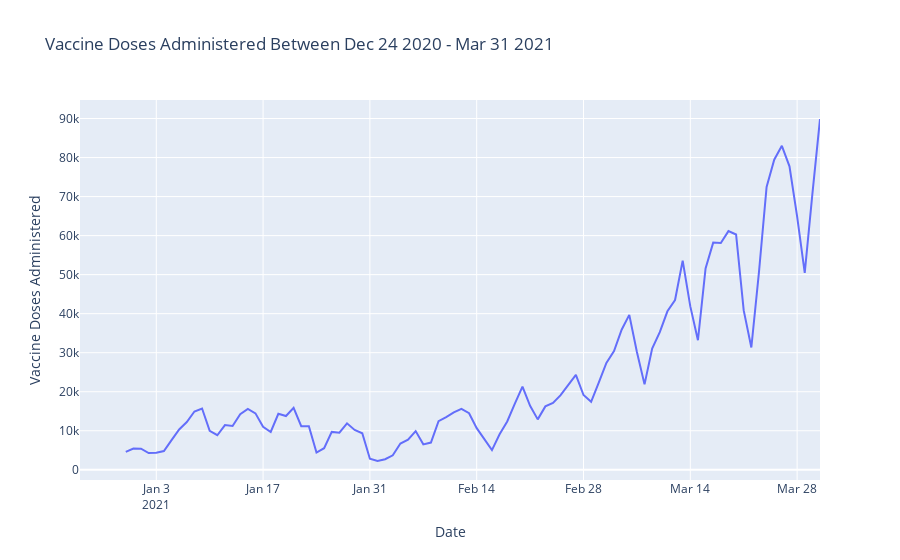

This figure's notebook cell:
### Code cell
# Daily pattern change of Covid 19 across Ontario 
fig = px.line(vaccine_index,
              x="report_date",
              y="previous_day_doses_administered",
              labels={
                     "report_date": "Date",
                     "previous_day_doses_administered": "Vaccine Doses Administered"
                 },
              title='Vaccine Doses Administered Between Dec 24 2020 - Mar 31 2021')
fig.show()

### Figure 1 — Plotly figure (JSON) as saved in the notebook; plotly's stock layout.template omitted (floating-point values rounded to 4 significant figures)
{"data": [{"hoverlabel": {"namelength": 0}, "hovertemplate": "Date=%{x}<br>Vaccine Doses Administered=%{y}", "legendgroup": "", "line": {"color": "#636efa", "dash": "solid"}, "mode": "lines", "name": "", "showlegend": false, "type": "scatter", "x": ["2020-12-24", "2020-12-30", "2020-12-31", "2021-01-01", "2021-01-02", "2021-01-03", "2021-01-04", "2021-01-05", "2021-01-06", "2021-01-07", "2021-01-08", "2021-01-09", "2021-01-10", "2021-01-11", "2021-01-12", "2021-01-13", "2021-01-14", "2021-01-15", "2021-01-16", "2021-01-17", "2021-01-18", "2021-01-19", "2021-01-20", "2021-01-21", "2021-01-22", "2021-01-23", "2021-01-24", "2021-01-25", "2021-01-26", "2021-01-27", "2021-01-28", "2021-01-29", "2021-01-30", "2021-01-31", "2021-02-01", "2021-02-02", "2021-02-03", "2021-02-04", "2021-02-05", "2021-02-06", "2021-02-07", "2021-02-08", "2021-02-09", "2021-02-10", "2021-02-11", "2021-02-12", "2021-02-13", "2021-02-14", "2021-02-15", "2021-02-16", "2021-02-17", "2021-02-18", "2021-02-19", "2021-02-20", "2021-02-21", "2021-02-22", "2021-02-23", "2021-02-24", "2021-02-25", "2021-02-26", "2021-02-27", "2021-02-28", "2021-03-01", "2021-03-02", "2021-03-03", "2021-03-04", "2021-03-05", "2021-03-06", "2021-03-07", "2021-03-08", "2021-03-09", "2021-03-10", "2021-03-11", "2021-03-12", "2021-03-13", "2021-03-14", "2021-03-15", "2021-03-16", "2021-03-17", "2021-03-18", "2021-03-19", "2021-03-20", "2021-03-21", "2021-03-22", "2021-03-23", "2021-03-24", "2021-03-25", "2021-03-26", "2021-03-27", "2021-03-28", "2021-03-29", "2021-03-30", "2021-03-31"], "xaxis": "x", "y": [null, "4,595", "5,463", "5,415", "4,305", "4,361", "4,808", "7,607", "10,350", "12,251", "14,932", "15,700", "9,983", "8,859", "11,448", "11,231", "14,237", "15,609", "14,460", "11,007", "9,691", "14,346", "13,784", "15,899", "11,168", "11,161", "4,427", "5,537", "9,707", "9,513", "11,910", "10,215", "9,373", "2,816", "2,256", "2,715", "3,716", "6,724", "7,694", "9,917", "6,518", "6,987", "12,462", "13,486", "14,717", "15,605", "14,506", "10,679", "7,698", "5,053", "9,107", "12,383", "16,967", "21,295", "16,404", "12,922", "16,252", "17,141", "19,112", "21,805", "24,339", "19,167", "17,424", "22,326", "27,398", "30,409", "35,886", "39,698", "30,192", "21,882", "31,047", "35,264", "40,610", "43,503", "53,586", "41,859", "33,198", "51,579", "58,202", "58,119", "61,146", "60,283", "40,823", "31,335", "50,659", "72,451", "79,446", "82,996", "77,740", "64,950", "50,453", "70,645", "89,873"], "yaxis": "y"}], "layout": {"legend": {"tracegroupgap": 0}, "title": {"text": "Vaccine Doses Administered Between Dec 24 2020 - Mar 31 2021"}, "xaxis": {"anchor": "y", "domain": [0, 1], "title": {"text": "Date"}}, "yaxis": {"anchor": "x", "domain": [0, 1], "title": {"text": "Vaccine Doses Administered"}}}}
